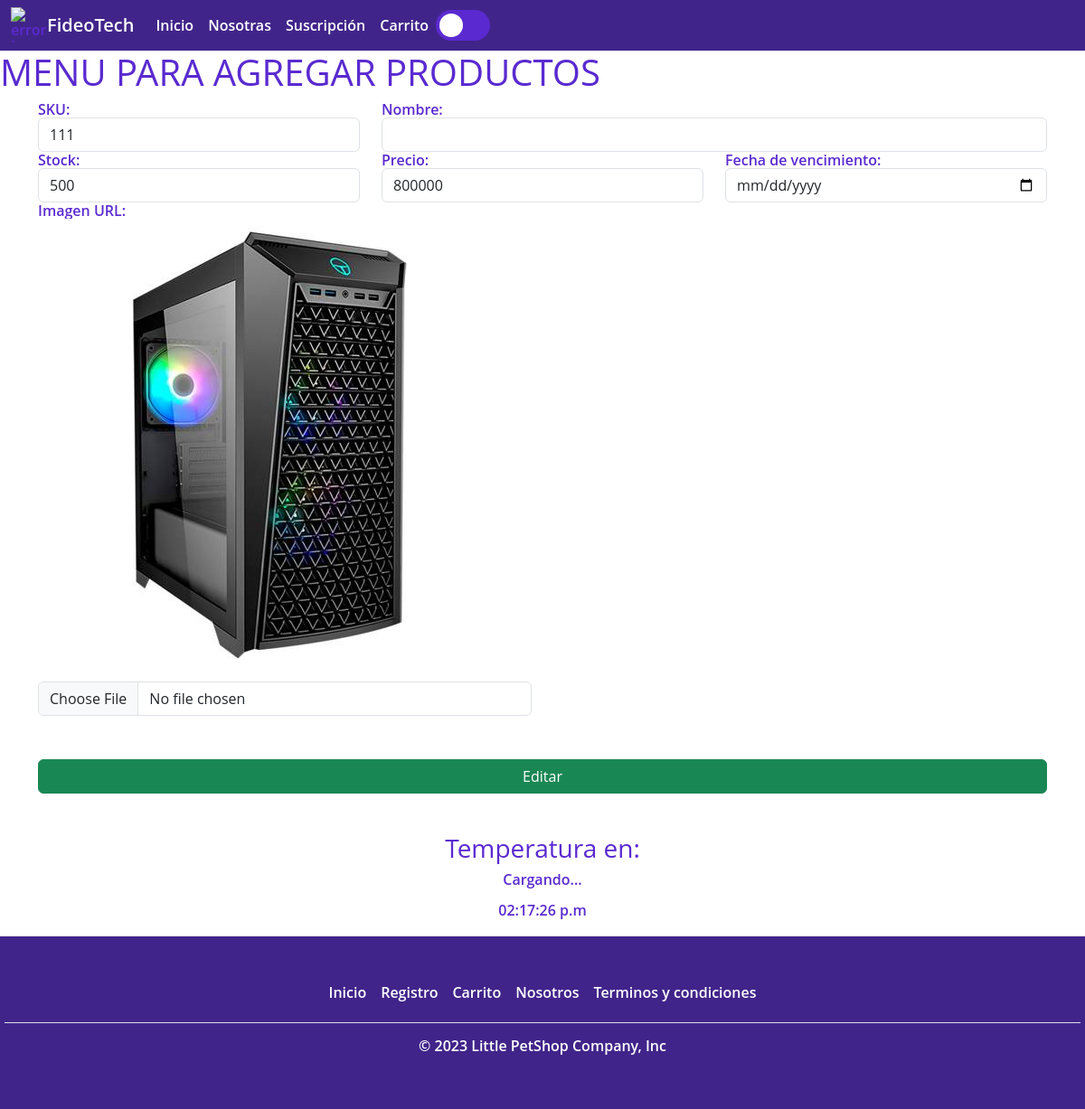
Screenshot of /editarProducto/111 with the database file from the repository.
### apps/Tienda/models.py (models this page shows, shortened)
class Producto(models.Model):
    sku = models.CharField(primary_key=True, max_length=50)
    nombreProd = models.CharField(max_length=50, null=False)
    precio = models.IntegerField(null=False)
    stock = models.IntegerField(null=True)
    fecha_vencimiento = models.DateField(null=True)
    image_url = models.ImageField(upload_to='images/', null=True, blank=True)

### apps/Tienda/views.py (the view)
# urls.py: path('editarProducto/<sku>', views.cargarEditarProducto),
def cargarEditarProducto(request, sku):
    productos = Producto.objects.get(sku=sku)
    return render(request, "editarProducto.html", {"prod": productos})

### apps/Tienda/templates/editarProducto.html (shortened to what this page needs)
{% extends './baseTodos.html' %}
{% load static %}
{% block body %}
    <h1>MENU PARA AGREGAR PRODUCTOS</h1>
    <div class="container">
        <form id="formularioAgregarProducto" action="/editarProductoForm" method="POST" enctype="multipart/form-data"> {% csrf_token %}
            <div class="row">
                <div class="col-md-4">
                    <label for="txtSku">SKU:</label>
                    <input value="{{prod.sku}}" readonly name="txtSku" id="txtSku" type="text" class="form-control">
                </div>
                <div class="col-md-8">
                    <label for="txtNombre">Nombre:</label>
                    <input value="{{prod.nombre}}" name="txtNombre" id="txtNombre" type="text" class="form-control">
                </div>
                <div class="col-md-4">
                    <label for="txtStock">Stock:</label>
                    <input value="{{prod.stock}}" name="txtStock" id="txtStock" type="text" class="form-control">
                </div>
                <div class="col-md-4">
                    <label for="txtPrecio">Precio:</label>
                    <input value="{{prod.precio}}" name="txtPrecio" id="txtPrecio" type="number" class="form-control">
                </div>
                <div class="col-md-4">
                    <label for="fechaVencimientoSel">Fecha de vencimiento:</label>
                    <input value="{{prod.fechaVencimientoSel}}" type="date" name="fechaVencimientoSel" id="fechaVencimientoSel" type="text" class="form-control">
                </div>
                <div class="col-md-6">
                    <label for="txtImg">Imagen URL:</label>
                    <img src="{{prod.image_url.url}}" alt="">
                    <input name="txtImg" id="txtImg" type="file" class="form-control">
                </div>
            </div>
            <button class="btn btn-success mt-5 w-100">Editar</button>
        </form>
    </div>
{% endblock %}

### apps/Tienda/static/css/estilos.css (style rules this page uses)
body { margin: 0; font: 600 16px/18px "Open Sans", sans-serif; }
:root { --color-fuente: rgb(90, 42, 208); --color-fondo: #ffffff; }
body { background-color: var(--color-fondo); color: var(--color-fuente); }

### rows the page displays
Producto: txtSku "111", txtStock "500", txtPrecio "800000", image_url (picture)
